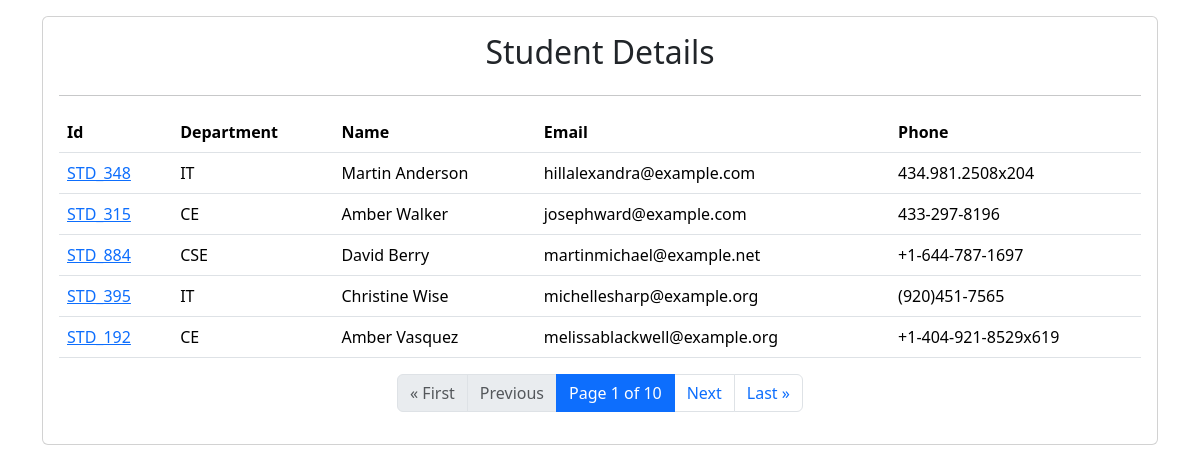
The page / on the database its author committed.
### myapp/models.py (models this page shows)
class Student(models.Model):
    dept_name = models.ForeignKey(Dept, on_delete=models.CASCADE)
    student_id= models.ForeignKey(StudentId,on_delete=models.CASCADE)
    name = models.CharField(max_length=20)
    email = models.CharField(max_length=50)
    phone = models.CharField(max_length=20)

class StudentId(models.Model):
    student_id=models.CharField(max_length=20)

class Dept(models.Model):
    dept_name=models.CharField(max_length=20)

### myapp/views.py (the view)
# urls.py: path("",index,name="index"),
def index(request):
    students = Student.objects.all()
    paginator = Paginator(students, 5)
    page_number = request.GET.get("page")
    page_obj = paginator.get_page(page_number)
    return render(request,"index.html",{"students":page_obj})

### myapp/templates/index.html (shortened to what this page needs)
<!DOCTYPE html>
<html lang="en">
<head>
    <link href="https://cdn.jsdelivr.net/npm/bootstrap@5.3.7/dist/css/bootstrap.min.css" rel="stylesheet"
>
</head>
<body>
    <div class="container">
        <div class="col-12 card mx-auto p-3 mt-3">
            <h2 align="center">Student Details</h2>
            <hr>
            <table class="table">
                <tr>
                    <th>Id</th>
                    <th>Department</th>
                    <th>Name</th>
                    <th>Email</th>
                    <th>Phone</th>
                </tr>
                {%for st in students%}
                <tr>
                    <td> <a href="{%url 'marksheet'%}?sid={{st.student_id.student_id}}">{{st.student_id.student_id}}</a>
                    </td>
                    <td>{{st.dept_name.dept_name}}</td>
                    <td>{{st.name}}</td>
                    <td>{{st.email}}</td>
                    <td>{{st.phone}}</td>
                </tr>
                {%endfor%}
            </table>
            <nav aria-label="Page navigation">
                <ul class="pagination justify-content-center">
                    {% if students.has_previous %}
                    <li class="page-item">
                        <a class="page-link" href="?page=1" aria-label="First">
                            <span aria-hidden="true">&laquo; First</span>
                        </a>
                    </li>
                    <li class="page-item">
                        <a class="page-link" href="?page={{ students.previous_page_number }}" aria-label="Previous">
                            <span aria-hidden="true">Previous</span>
                        </a>
                    </li>
                    {% else %}
                    <li class="page-item disabled"><span class="page-link">&laquo; First</span></li>
                    <li class="page-item disabled"><span class="page-link">Previous</span></li>
                    {% endif %}
                    <li class="page-item active">
                        <span class="page-link">
                            Page {{ students.number }} of {{ students.paginator.num_pages }}
                        </span>
                    </li>
                    {% if students.has_next %}
                    <li class="page-item">
                        <a class="page-link" href="?page={{ students.next_page_number }}" aria-label="Next">
                            <span aria-hidden="true">Next</span>
                        </a>
                    </li>
                    <li class="page-item">
                        <a class="page-link" href="?page={{ students.paginator.num_pages }}" aria-label="Last">
                            <span aria-hidden="true">Last &raquo;</span>
                        </a>
                    </li>
                    {% else %}
                    <li class="page-item disabled"><span class="page-link">Next</span></li>
                    <li class="page-item disabled"><span class="page-link">Last &raquo;</span></li>
                    {% endif %}
                </ul>
            </nav>
        </div>
    </div>
</body>
</html>

### rows shown on the page
Student: student_id.student_id "STD_348", dept_name.dept_name "IT", name "Martin Anderson", email "hillalexandra@example.com", phone "434.981.2508x204"
Student: student_id.student_id "STD_315", dept_name.dept_name "CE", name "Amber Walker", email "josephward@example.com", phone "433-297-8196"
Student: student_id.student_id "STD_884", dept_name.dept_name "CSE", name "David Berry", email "martinmichael@example.net", phone "+1-644-787-1697"
Student: student_id.student_id "STD_395", dept_name.dept_name "IT", name "Christine Wise", email "michellesharp@example.org", phone "(920)451-7565"
Student: student_id.student_id "STD_192", dept_name.dept_name "CE", name "Amber Vasquez", email "melissablackwell@example.org", phone "+1-404-921-8529x619"

### other values the page prints
{{ students.number }} "1"
{{ students.paginator.num_pages }} "10"
